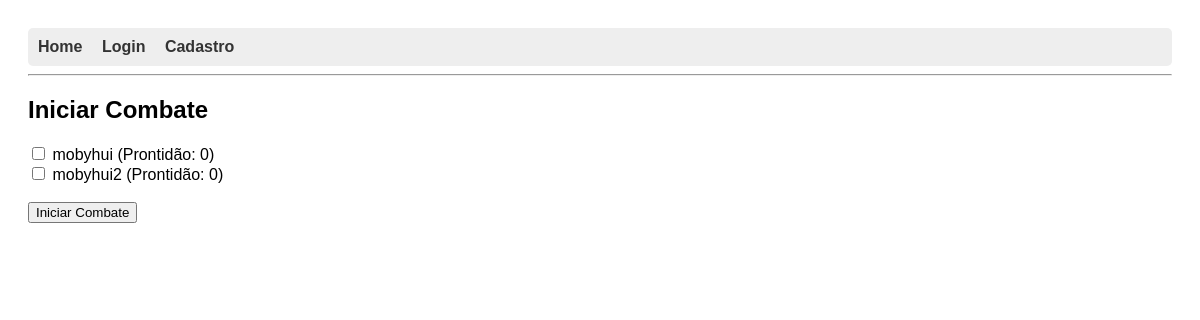
/combate/novo/, run on an earlier commit of the app's database.
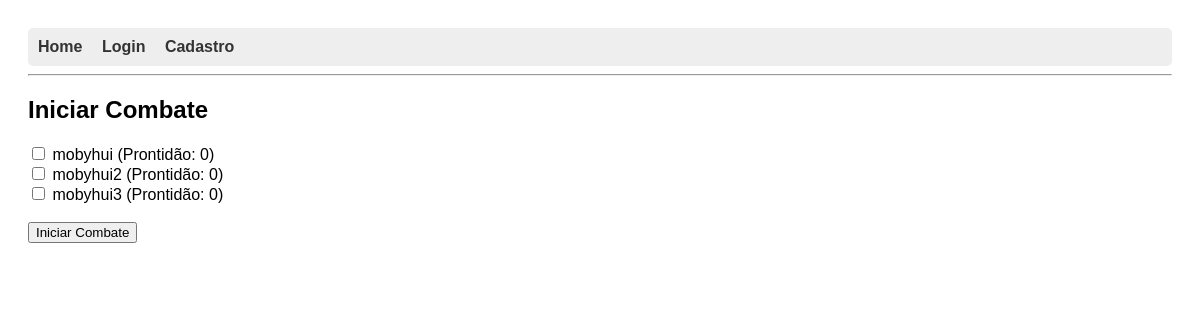
And on a later commit of the database.
### personagens/models.py (models this page shows, shortened)
class Personagem(models.Model):
    nome = models.CharField(max_length=100)
    usuario = models.ForeignKey(User, on_delete=models.CASCADE)
    nivel_poder = models.IntegerField(default=10)
    forca = models.IntegerField(default=0)
    vigor = models.IntegerField(default=0)
    destreza = models.IntegerField(default=0)
    agilidade = models.IntegerField(default=0)
    luta = models.IntegerField(default=0)
    inteligencia = models.IntegerField(default=0)
    prontidao = models.IntegerField(default=0)
    presenca = models.IntegerField(default=0)
    aparar = models.IntegerField(default=0)
    esquivar = models.IntegerField(default=0)
    fortitude = models.IntegerField(default=0)
    vontade = models.IntegerField(default=0)
    resistencia = models.IntegerField(default=0)
    penalidade_resistencia = models.IntegerField(default=0, blank=True)
    condicao = models.CharField(max_length=30, blank=True, default="")
    acrobacias = models.IntegerField(default=0)
    atletismo = models.IntegerField(default=0)
    combate_distancia = models.IntegerField(default=0)
    combate_corpo = models.IntegerField(default=0)
    enganacao = models.IntegerField(default=0)
    especialidade = models.IntegerField(default=0)
    furtividade = models.IntegerField(default=0)
    intimidacao = models.IntegerField(default=0)
    intuicao = models.IntegerField(default=0)
    investigacao = models.IntegerField(default=0)
    percepcao = models.IntegerField(default=0)
    persuasao = models.IntegerField(default=0)
    prestidigitacao = models.IntegerField(default=0)
    tecnologia = models.IntegerField(default=0)
    tratamento = models.IntegerField(default=0)
    veiculos = models.IntegerField(default=0)
    historia = models.IntegerField(default=0)
    sobrevivencia = models.IntegerField(default=0)

### combate/views.py (the view, shortened to what this page needs)
# urls.py: path('novo/', criar_combate, name='criar_combate'),
def criar_combate(request):
    personagens = Personagem.objects.all()
    return render(request, 'combate/criar_combate.html', {'personagens': personagens})

### combate/templates/combate/criar_combate.html (shortened to what this page needs)
{% extends 'base.html' %}
{% block content %}
  <h2>Iniciar Combate</h2>
  <form method="post">
    {% for personagem in personagens %}
      <div>
        <label>
          <input type="checkbox" name="personagens" value="{{ personagem.id }}">
          {{ personagem.nome }} (Prontidão: {{ personagem.prontidao }})
        </label>
      </div>
    {% endfor %}
    <br>
    <input type="submit" value="Iniciar Combate">
  </form>
{% endblock %}

What changed in the data, as far as the page shows it:
added Personagem: nome "mobyhui3", prontidao "0"
